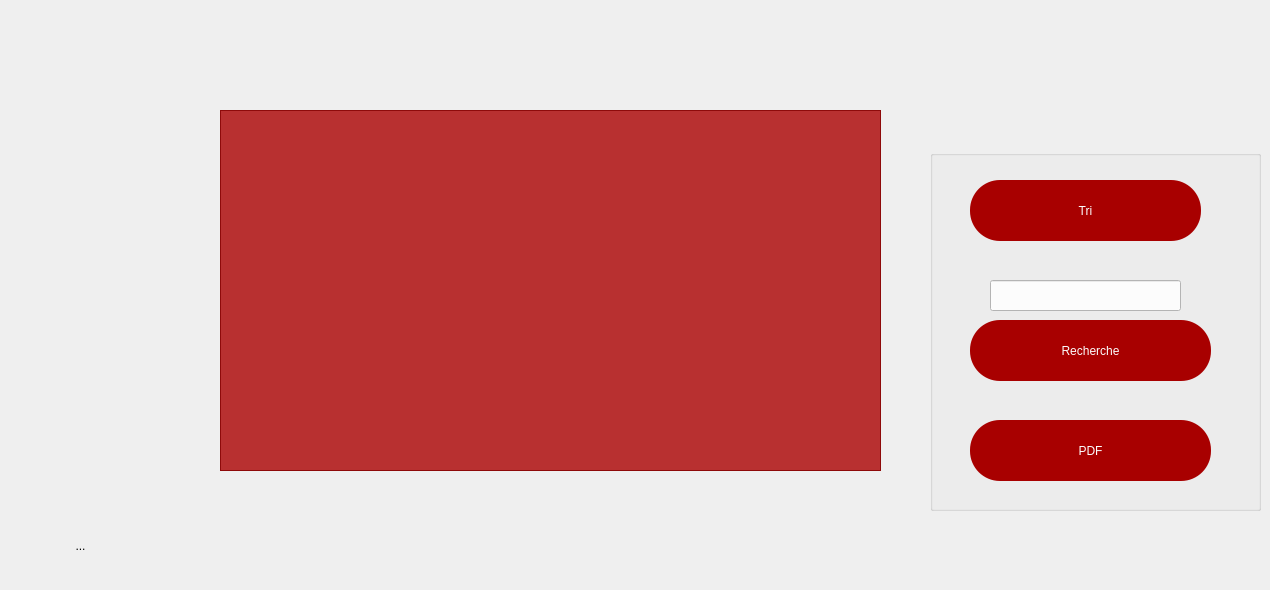
   <widget class="QWidget" name="afficherf">
    <widget class="QTableView" name="fournisseurtable">
     <property name="geometry">
      <rect>
       <x>220</x>
       <y>110</y>
       <width>661</width>
       <height>361</height>
      </rect>
     </property>
     <property name="styleSheet">
      <string notr="true">background-color: rgb(170, 0, 0,80%);
font: 16pt &quot;MS Shell Dlg 2&quot;;
</string>
     </property>
     <property name="sortingEnabled">
      <bool>false</bool>
     </property>
    </widget>
    <widget class="QToolButton" name="toolButton_7">
     <property name="geometry">
      <rect>
       <x>40</x>
       <y>510</y>
       <width>81</width>
       <height>71</height>
      </rect>
     </property>
     <property name="text">
      <string>...</string>
     </property>
     <property name="icon">
      <iconset resource="rs.qrc">
       <normaloff>:/img/rs/retour.png</normaloff>:/img/rs/retour.png</iconset>
     </property>
     <property name="iconSize">
      <size>
       <width>65</width>
       <height>65</height>
      </size>
     </property>
     <property name="autoRaise">
      <bool>true</bool>
     </property>
    </widget>
    <widget class="QPushButton" name="pushButton_3">
     <property name="geometry">
      <rect>
       <x>970</x>
       <y>180</y>
       <width>231</width>
       <height>61</height>
      </rect>
     </property>
     <property name="styleSheet">
      <string notr="true">font: 16pt &quot;MS Shell Dlg 2&quot;;
color: rgb(255, 255, 255);
background-color: rgb(170, 0, 0);
border-radius: 30px;</string>
     </property>
     <property name="text">
      <string>Tri</string>
     </property>
     <property name="icon">
      <iconset resource="rs.qrc">
       <normaloff>:/img/rs/trie.png</normaloff>:/img/rs/trie.png</iconset>
     </property>
     <property name="iconSize">
      <size>
       <width>60</width>
       <height>60</height>
      </size>
     </property>
    </widget>
    <widget class="QLineEdit" name="recherche">
     <property name="geometry">
      <rect>
       <x>990</x>
       <y>280</y>
       <width>191</width>
       <height>31</height>
      </rect>
     </property>
     <property name="styleSheet">
      <string notr="true">color: rgb(0, 0, 0);
background-color: rgb(255, 255, 255);</string>
     </property>
    </widget>
    <widget class="QPushButton" name="rech">
     <property name="geometry">
      <rect>
       <x>970</x>
       <y>320</y>
       <width>241</width>
       <height>61</height>
      </rect>
     </property>
     <property name="styleSheet">
      <string notr="true">font: 16pt &quot;MS Shell Dlg 2&quot;;
color: rgb(255, 255, 255);
background-color: rgb(170, 0, 0);
border-radius: 30px;</string>
     </property>
     <property name="text">
      <string>Recherche</string>
     </property>
     <property name="icon">
      <iconset resource="rs.qrc">
       <normaloff>:/img/rs/search.png</normaloff>:/img/rs/search.png</iconset>
     </property>
     <property name="iconSize">
      <size>
       <width>50</width>
       <height>50</height>
      </size>
     </property>
    </widget>
    <widget class="QPushButton" name="pushButton_9">
     <property name="geometry">
      <rect>
       <x>970</x>
       <y>420</y>
       <width>241</width>
       <height>61</height>
      </rect>
     </property>
     <property name="styleSheet">
      <string notr="true">font: 16pt &quot;MS Shell Dlg 2&quot;;
color: rgb(255, 255, 255);
background-color: rgb(170, 0, 0);
border-radius: 30px;</string>
     </property>
     <property name="text">
      <string>PDF</string>
     </property>
     <property name="icon">
      <iconset resource="rs.qrc">
       <normaloff>:/img/rs/update.png</normaloff>:/img/rs/update.png</iconset>
     </property>
     <property name="iconSize">
      <size>
       <width>50</width>
       <height>50</height>
      </size>
     </property>
    </widget>
    <widget class="QGroupBox" name="groupBox_4">
     <property name="geometry">
      <rect>
       <x>930</x>
       <y>150</y>
       <width>331</width>
       <height>361</height>
      </rect>
     </property>
     <property name="title">
      <string/>
     </property>
    </widget>
   </widget>
